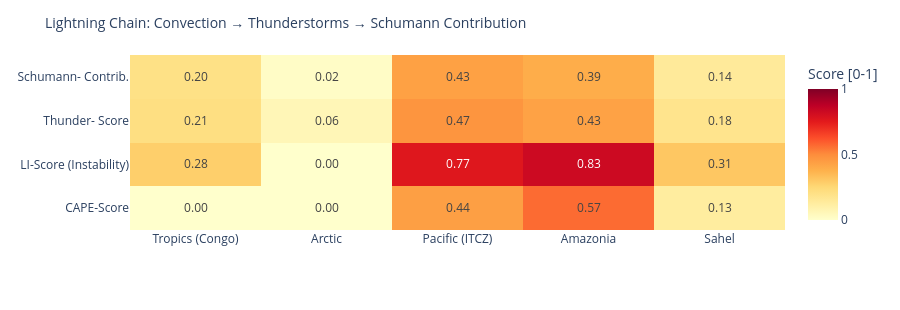

Source (notebook cell):
### Code cell
# ============================================================
# LIGHTNING CHAIN: Convection → Thunderstorms → Schumann
# Shows the causal chain per measurement point as heatmap
# ============================================================

def cape_score(v):
    """CAPE → normalized score [0,1]"""
    if v is None or pd.isna(v): return 0.0
    return min(1.0, float(v) / 3000)

def li_score(v):
    """Lifted Index: negative = unstable → score [0,1]"""
    if v is None or pd.isna(v): return 0.3
    return min(1.0, max(0.0, (-float(v) + 6) / 12))

def cloud_score(v):
    if v is None or pd.isna(v): return 0.3
    return float(v) / 100

def thunder_score(row):
    """Kombinierter Gewitterwahrscheinlichkeits-Score
    CAPE + LI + Bedeckung + WMO-Gewitter + konvektiver Niederschlag (showers)
    Hinweis: X-Ray und Kp sind kein Bestandteil – nur geomagn./solarer Kontext.
    """
    cs = cape_score(row.get('cape'))
    ls = li_score(row.get('li'))
    cl = cloud_score(row.get('cloud'))
    t  = 1.0 if row.get('thunderstorm') else 0.0
    # Convective precipitation (showers) as additional indicator
    sh = min(1.0, (row.get('showers') or 0) / 5.0)
    return round(cs * 0.30 + ls * 0.25 + cl * 0.15 + t * 0.20 + sh * 0.10, 3)

def schumann_contribution(t_score, lat):
    """Schumann contribution: higher in tropics (±30°), scaled by thunderstorm score"""
    lat_weight = max(0.3, 1.0 - abs(lat) / 60)
    return round(t_score * lat_weight, 3)

df_atm['cape_score']   = df_atm.apply(lambda r: cape_score(r['cape']), axis=1)
df_atm['li_score']     = df_atm.apply(lambda r: li_score(r['li']),    axis=1)
df_atm['thunder_score']= df_atm.apply(lambda r: thunder_score(r.to_dict()), axis=1)
df_atm['schumann_contribution'] = df_atm.apply(
    lambda r: schumann_contribution(r['thunder_score'], r['lat']), axis=1)

metrics = ['cape_score', 'li_score', 'thunder_score', 'schumann_contribution']
labels  = ['CAPE-Score', 'LI-Score\n(Instability)', 'Thunder-\nScore', 'Schumann-\nContrib.']
z_data  = [df_atm[m].tolist() for m in metrics]

fig = go.Figure(go.Heatmap(
    z=z_data,
    x=df_atm['point'].tolist(),
    y=labels,
    colorscale='YlOrRd',
    zmin=0, zmax=1,
    text=[[f'{v:.2f}' for v in row] for row in z_data],
    texttemplate='%{text}', textfont=dict(size=12),
    colorbar=dict(title='Score [0-1]')
))
fig.update_layout(
    title=dict(text='Lightning Chain: Convection → Thunderstorms → Schumann Contribution', font=dict(size=14)),
    height=310,
    plot_bgcolor='rgba(0,0,0,0)', paper_bgcolor='rgba(0,0,0,0)',
    margin=dict(l=130, r=80, t=55, b=80)
)
fig.show()

### Figure 1 — Plotly figure (JSON) as saved in the notebook; plotly's stock layout.template omitted (floating-point values rounded to 4 significant figures)
{"data": [{"colorbar": {"title": {"text": "Score [0-1]"}}, "colorscale": [[0.0, "rgb(255,255,204)"], [0.125, "rgb(255,237,160)"], [0.25, "rgb(254,217,118)"], [0.375, "rgb(254,178,76)"], [0.5, "rgb(253,141,60)"], [0.625, "rgb(252,78,42)"], [0.75, "rgb(227,26,28)"], [0.875, "rgb(189,0,38)"], [1.0, "rgb(128,0,38)"]], "text": [["0.00", "0.00", "0.44", "0.57", "0.13"], ["0.28", "0.00", "0.77", "0.83", "0.31"], ["0.21", "0.06", "0.47", "0.43", "0.18"], ["0.20", "0.02", "0.43", "0.39", "0.14"]], "textfont": {"size": 12}, "texttemplate": "%{text}", "type": "heatmap", "x": ["Tropics (Congo)", "Arctic", "Pacific (ITCZ)", "Amazonia", "Sahel"], "y": ["CAPE-Score", "LI-Score\n(Instability)", "Thunder-\nScore", "Schumann-\nContrib."], "z": [[0.0, 0.0, 0.44, 0.5667, 0.1267], [0.2833, 0.0, 0.7667, 0.825, 0.3083], [0.215, 0.061, 0.474, 0.429, 0.183], [0.201, 0.018, 0.434, 0.393, 0.143]], "zmax": 1, "zmin": 0}], "layout": {"height": 310, "margin": {"b": 80, "l": 130, "r": 80, "t": 55}, "paper_bgcolor": "rgba(0,0,0,0)", "plot_bgcolor": "rgba(0,0,0,0)", "title": {"font": {"size": 14}, "text": "Lightning Chain: Convection → Thunderstorms → Schumann Contribution"}}}
